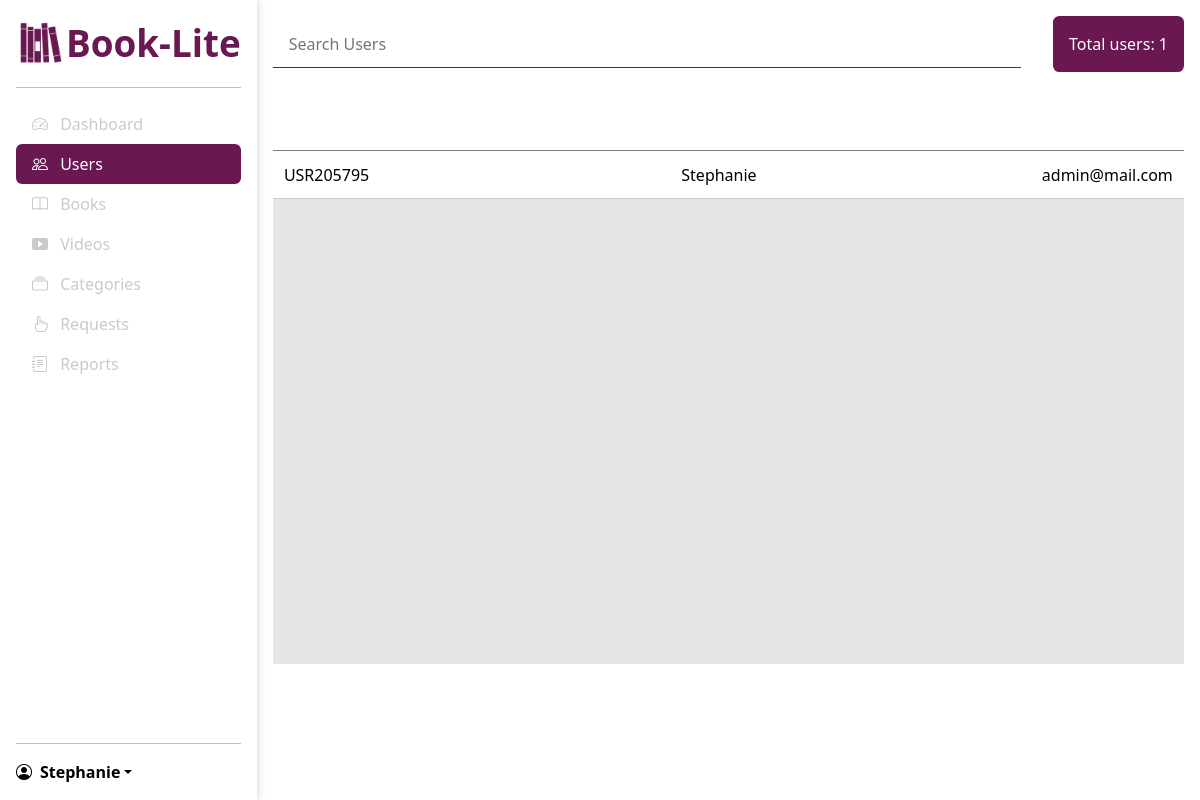
The app's page /admin/users (signed in) with its own data.
### models/models.py (models this page shows)
class User(db.Model, UserMixin):
    id = db.Column(db.String, primary_key=True, default=lambda: 'USR' + generate_id())
    name = db.Column(db.String(100), nullable=False)
    email = db.Column(db.String(100), unique=True, nullable=False)
    password = db.Column(db.String(100), nullable=False)
    is_admin = db.Column(db.Boolean, default=False)
    rentals = db.relationship('Rental', backref='user', lazy=True)

### routes/admin.py (the view)
@admin_bp.route("/users")
@login_required
@isAdmin
def users():
    all_users = User.query.all()
    users = [user for user in all_users if user.is_admin]
    return render_template(
        "admin/users_info.html", users=users, u_active="active", total_users=len(users)
    )

### main.py (called while the page is built)
@login_manager.user_loader
def load_user(user_id):
    return User.query.get(user_id)

@app.context_processor
def inject_global_vars():
    return dict(user=current_user)

### routes/admin.py (called while the page is built)
def isAdmin(f):
    @wraps(f)
    def decorated_function(*args, **kwargs):
        if not current_user.is_admin:
            logout_user(current_user)
            return redirect(url_for("auth.login"))
        return f(*args, **kwargs)
    return decorated_function

### templates/admin/users_info.html (shortened to what this page needs)
{% extends "/admin/base_admin.html" %} {%block title %}Users{% endblock %} {%
block main %}
<div class="main-top" style="margin-bottom: 2rem">
  <div class="search-bar">
    <input type="search" name="search" id="search" placeholder="Search Users" />
  </div>
  <div
    style="
      padding: 1rem 1rem 0;
      background-color: var(--secondary-color);
      vertical-align: middle;
      border-radius: 0.4rem;
    "
  >
    <p style="font-size: 1rem; color: var(--light-primary-color)">
      Total users: {{total_users}}
    </p>
  </div>
</div>
<div class="all_users table">
  <table class="users_table">
    <thead>
      <tr>
        <th>Id</th>
        <th>Name</th>
        <th>Email Address</th>
      </tr>
    </thead>
    {% for user in users %}
    <tr>
      <td>{{user.id}}</td>
      <td>{{user.name}}</td>
      <td>{{user.email}}</td>
    </tr>
    {% endfor %}
  </table>
</div>
 {% endblock %}

### templates/admin/base_admin.html (shortened to what this page needs)
{% extends "/base_dashboard.html" %} {% block sidebar %}
<ul class="nav nav-pills flex-column mb-auto">
  <li>
    <a href="{{url_for('admin.dashboard')}}" class="nav-link big {{d_active}}">
      <i class="bi bi-speedometer2 me-2"></i>
      Dashboard
    </a>
  </li>
  <li>
    <a href="{{url_for('admin.users')}}" class="nav-link big {{u_active}}">
      <i class="bi bi-people me-2"></i>
      Users
    </a>
  </li>
  <li>
    <a href="{{url_for('admin.books')}}" class="nav-link big {{b_active}}">
      <i class="bi bi-book me-2"></i>
      Books
    </a>
  </li>
  <li>
    <a href="{{url_for('admin.videos')}}" class="nav-link big {{v_active}}">
      <i class="bi bi-play-btn-fill me-2"></i>
      Videos
    </a>
  </li>
  <li>
    <a href="{{url_for('admin.categories')}}" class="nav-link big {{c_active}}">
      <i class="bi bi-collection me-2"></i>
      Categories
    </a>
  </li>
  <li>
    <a href="{{url_for('admin.requests')}}" class="nav-link big {{req_active}}">
      <i class="bi bi-hand-index me-2"></i>
      Requests
    </a>
  </li>
  <li>
    <a href="{{url_for('admin.reports')}}" class="nav-link big {{rep_active}}">
      <i class="bi bi-journal-text me-2"></i>
      Reports
    </a>
  </li>
</ul>
<hr />
<div class="dropdown">
  <a
    href="#"
    class="d-flex align-items-center text-decoration-none dropdown-toggle user"
    data-bs-toggle="dropdown"
    aria-expanded="false"
  >
    <i class="bi bi-person-circle me-2"></i>
    <strong>{{ user.name }} </strong>
  </a>
</div>
{% endblock %}

### static/css/admin.css (style rules this page uses)
* { margin: 0; padding: 0; scroll-behavior: smooth; color: black; }
*, *::before, *::after { box-sizing: border-box; }
body { width: 100vw; height: 100vh; overflow: hidden; }
:root { --secondary-color: #691852; --light-primary-color: #fff; --dark-primary-color: #000; --grey-color: #cacaca; }
.nav-pills .nav-link.active, .nav-pills .nav-link.active i { background: var(--secondary-color); color: #fff; }
.nav-pills .nav-link, .nav-pills .nav-link i { color: var(--grey-color); }
.dropdown-toggle::after { color: #000; }
.main-top { display: flex; justify-content: space-between; align-items: center; gap: 2rem; }
.search-bar { flex: 1 1 auto; display: flex; align-items: center; font-size: 1rem; border-bottom: 1px solid var(--secondary-color); }
.search-bar input { border: none; height: 100%; padding: 0.8rem 1rem; width: 100%; border-radius: 0.5rem; }
.table { position: relative; background-color: rgb(230, 230, 230); height: 70vh; }
table { width: 100%; background-color: rgb(230, 230, 230); overflow-y: scroll; }
table tbody tr { border-bottom: 2px solid var(--grey-color); }
table th { color: var(--light-primary-color); }
table th, table td { border: none; padding: 0.7rem; max-width: 10rem; overflow: scroll; }
table thead { background-color: var(--secondary-color); }
.all_users thead tr th:last-of-type { width: 2rem; }
:root { --primary-purple: #dfdcfaff; --primary-blue: rgb(198, 229, 244); --secondary-blue: rgb(146, 213, 247); --primary-pink: rgb(250, 239, 229); --primary-green: rgb(221, 243, 212); --background-green: #bae6a7ff; --secondary-purple: #7d71feff; --secondary-green: #4db223ff; --secondary-orange: #ed7724ff; --primary-orange: rgba(255, 192, 147, 0.735); --white: #fff; --black: #000; --gray: rgba(20, 20, 20, 0.607); --transparent-color: rgba(0, 0, 0, 0.06); --border-color: rgba(0, 0, 0, 0.1); }

### static/css/user.css (style rules this page uses)
* { margin: 0; padding: 0; scroll-behavior: smooth; color: black; }
*, *::before, *::after { box-sizing: border-box; }
body { width: 100vw; height: 100vh; overflow: hidden; }
:root { --secondary-color: #691852; --light-primary-color: #fff; --dark-primary-color: #000; --grey-color: #cacaca; }

### records on screen
User: name "Stephanie", id "USR205795", email "admin@mail.com"

### other values on screen
{{ total_users }} "1"
